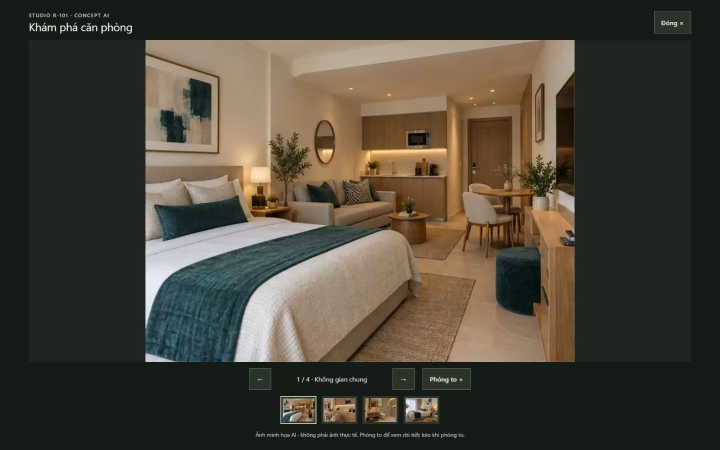
#> input picture frame 0 of src/main/resources/web/review/b032-interactions.mp4, 1440 x 900 px, given in place of antigravity.mp4, which was not available (shown at 1/2 size)
$ python inspect-reference-video.py
#> lines starting #> are read from the running program, lines starting #| are printed output that depends on the picture; pictures that were not available may be replaced by others from this repository, and a replacement may not be noted
"""Extract timestamped reference frames for design analysis; never publish as site assets."""
from pathlib import Path
import cv2

root = Path(__file__).resolve().parents[1]
source = root / 'data/video intro/antigravity.mp4'
output = root / 'target/reference-review'
output.mkdir(parents=True, exist_ok=True)
video = cv2.VideoCapture(str(source))
fps = video.get(cv2.CAP_PROP_FPS)
frames = video.get(cv2.CAP_PROP_FRAME_COUNT)
duration = frames / fps
print(f'{source.name}: {int(video.get(3))}x{int(video.get(4))}, {fps:.2f} fps, {duration:.2f} sec')
for index in range(12):
    at = (duration - .2) * index / 11
    video.set(cv2.CAP_PROP_POS_MSEC, at * 1000)
    ok, frame = video.read()
    if ok:
        path = output / f'antigravity-{index:02d}-{at:.1f}s.jpg'
        cv2.imwrite(str(path), frame)
        print(path)
#> this loop made 12 passes
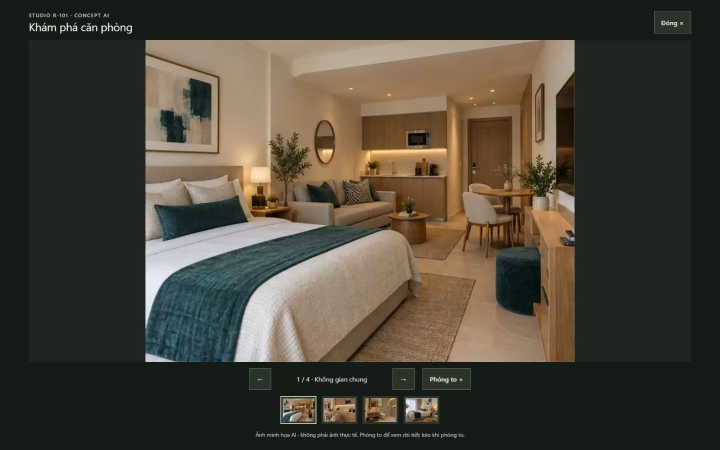
#> input picture frame 0 of src/main/resources/web/review/b032-interactions.mp4, 1440 x 900 px, given in place of antigravity.mp4, which was not available (shown at 1/2 size)
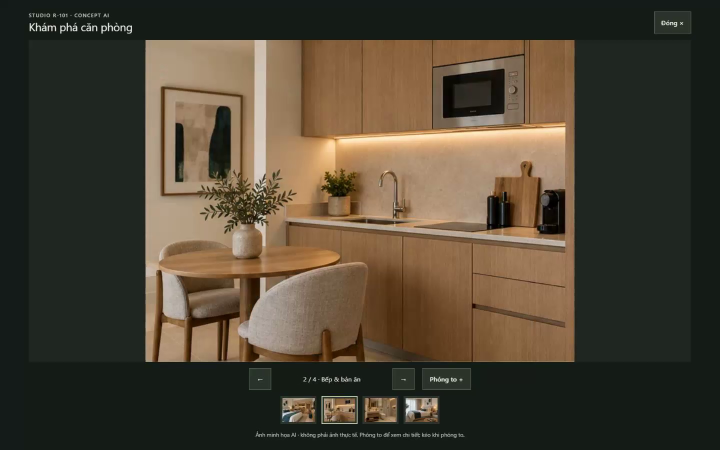
#> input picture frame 6 of src/main/resources/web/review/b032-interactions.mp4, 1440 x 900 px, given in place of antigravity.mp4, which was not available (shown at 1/2 size)
#> pass 3, `ok, frame = video.read()`:
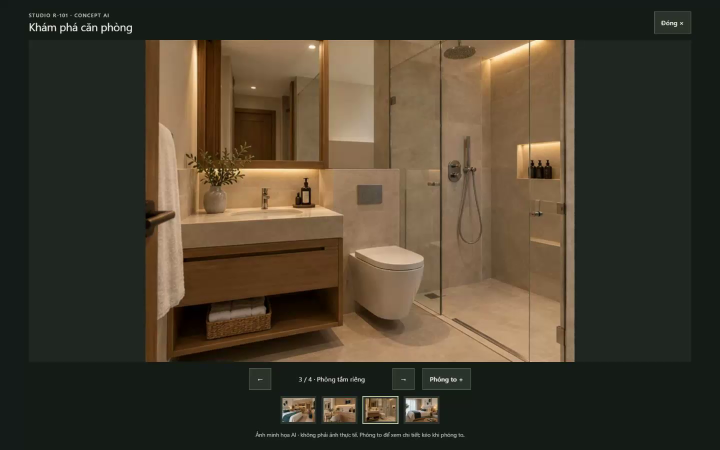
#> frame: shape (900, 1440, 3) (shown at 1/2 size); mean B, G, R 46.1, 61.8, 70
video.release()

$ run again, starting later in the video
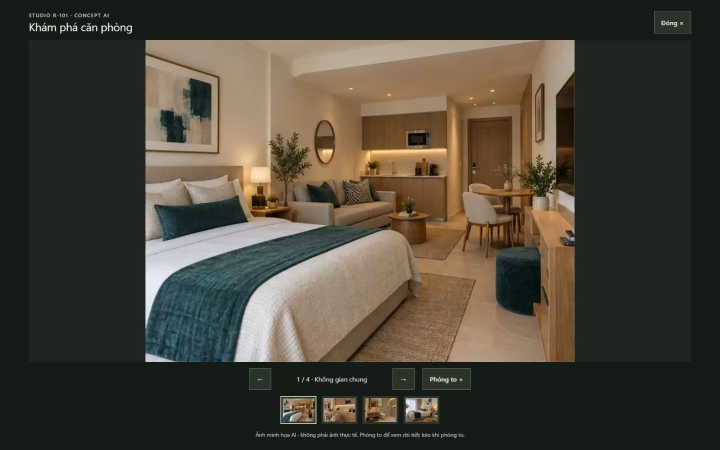
#> input picture frame 0 of src/main/resources/web/review/b032-interactions.mp4, 1440 x 900 px, given in place of antigravity.mp4, which was not available (shown at 1/2 size)
#> the loop `for index in range(12):` made 12 passes
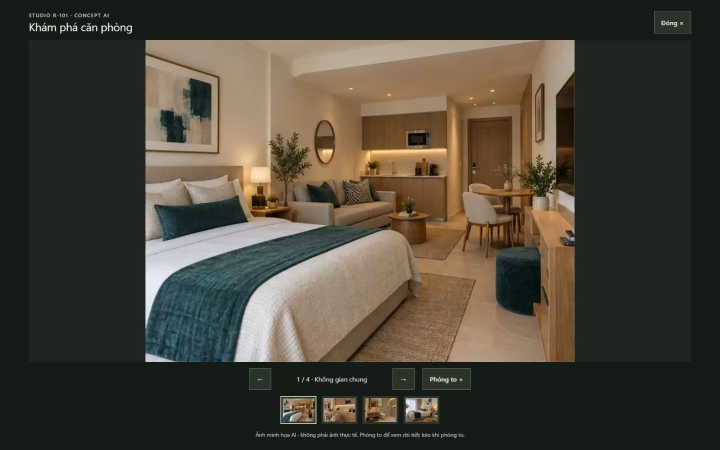
#> input picture frame 0 of src/main/resources/web/review/b032-interactions.mp4, 1440 x 900 px, given in place of antigravity.mp4, which was not available (shown at 1/2 size)
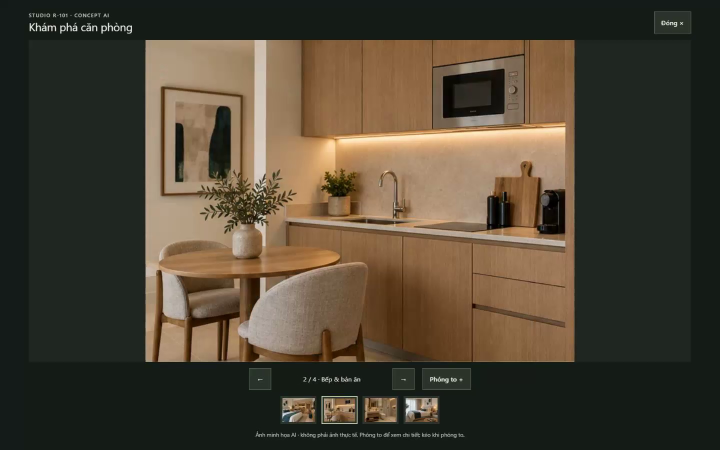
#> input picture frame 6 of src/main/resources/web/review/b032-interactions.mp4, 1440 x 900 px, given in place of antigravity.mp4, which was not available (shown at 1/2 size)

$ run again, starting later in the video
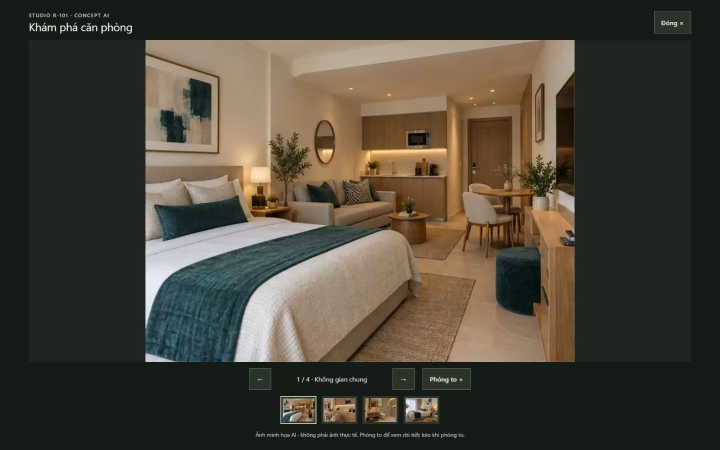
#> input picture frame 0 of src/main/resources/web/review/b032-interactions.mp4, 1440 x 900 px, given in place of antigravity.mp4, which was not available (shown at 1/2 size)
#> the loop `for index in range(12):` made 12 passes
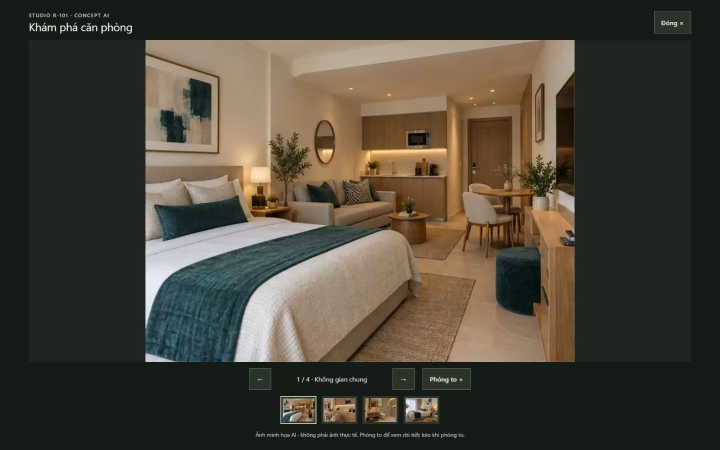
#> input picture frame 0 of src/main/resources/web/review/b032-interactions.mp4, 1440 x 900 px, given in place of antigravity.mp4, which was not available (shown at 1/2 size)
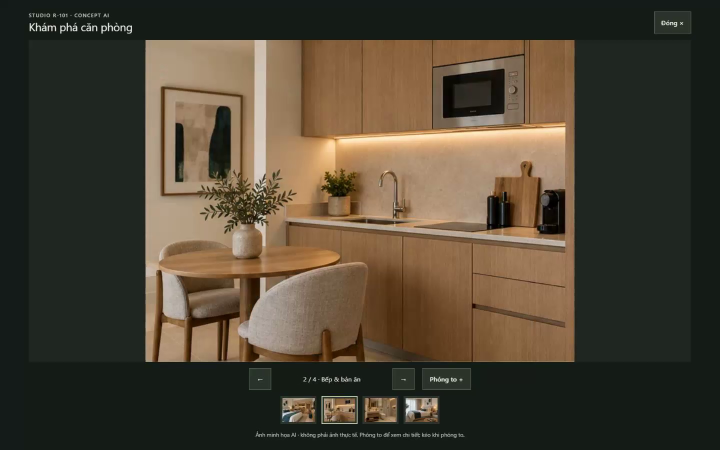
#> input picture frame 6 of src/main/resources/web/review/b032-interactions.mp4, 1440 x 900 px, given in place of antigravity.mp4, which was not available (shown at 1/2 size)
